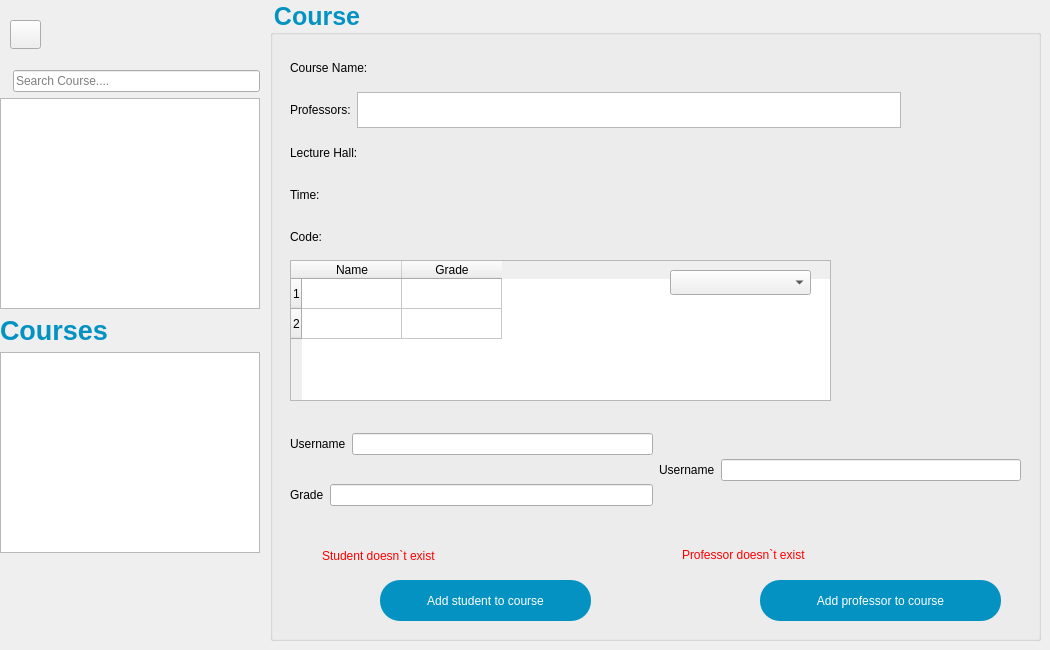
     <widget class="QWidget" name="page_6">
      <property name="styleSheet">
       <string notr="true">#Courses_4, #groupBox{
	color: #0492c2;
}

#AddStudent_3, #AddProfessor_3{
	color:white;
	background-color: #0492c2;
	border-radius: 20px;
}</string>
      </property>
      <widget class="QWidget" name="widget_5" native="true">
       <property name="geometry">
        <rect>
         <x>-10</x>
         <y>10</y>
         <width>281</width>
         <height>591</height>
        </rect>
       </property>
       <widget class="QPushButton" name="pushButton_3">
        <property name="geometry">
         <rect>
          <x>20</x>
          <y>10</y>
          <width>31</width>
          <height>29</height>
         </rect>
        </property>
        <property name="text">
         <string/>
        </property>
        <property name="icon">
         <iconset resource="Resource.qrc">
          <normaloff>:/images/feather (1)/arrow-left.svg</normaloff>:/images/feather (1)/arrow-left.svg</iconset>
        </property>
       </widget>
       <widget class="QWidget" name="layoutWidget_9">
        <property name="geometry">
         <rect>
          <x>10</x>
          <y>60</y>
          <width>260</width>
          <height>483</height>
         </rect>
        </property>
        <layout class="QVBoxLayout" name="verticalLayout_13">
         <item>
          <layout class="QVBoxLayout" name="verticalLayout_14">
           <item>
            <layout class="QHBoxLayout" name="horizontalLayout_23">
             <item>
              <widget class="QLabel" name="SearchIcon_3">
               <property name="text">
                <string/>
               </property>
               <property name="pixmap">
                <pixmap resource="Resource.qrc">:/images/feather (1)/search.svg</pixmap>
               </property>
              </widget>
             </item>
             <item>
              <widget class="QLineEdit" name="Search_3">
               <property name="statusTip">
                <string/>
               </property>
               <property name="text">
                <string/>
               </property>
               <property name="placeholderText">
                <string>Search Course....</string>
               </property>
              </widget>
             </item>
            </layout>
           </item>
           <item>
            <widget class="QListWidget" name="listWidget_3"/>
           </item>
          </layout>
         </item>
         <item>
          <layout class="QVBoxLayout" name="verticalLayout_15">
           <item>
            <widget class="QLabel" name="Courses_4">
             <property name="font">
              <font>
               <pointsize>20</pointsize>
               <bold>true</bold>
              </font>
             </property>
             <property name="text">
              <string>Courses</string>
             </property>
            </widget>
           </item>
           <item>
            <widget class="QListWidget" name="Courses_listWidget"/>
           </item>
          </layout>
         </item>
        </layout>
       </widget>
      </widget>
      <widget class="QGroupBox" name="groupBox">
       <property name="geometry">
        <rect>
         <x>270</x>
         <y>0</y>
         <width>771</width>
         <height>641</height>
        </rect>
       </property>
       <property name="font">
        <font>
         <pointsize>19</pointsize>
         <bold>true</bold>
        </font>
       </property>
       <property name="title">
        <string>Course</string>
       </property>
       <widget class="QTableWidget" name="tableWidget">
        <property name="geometry">
         <rect>
          <x>20</x>
          <y>260</y>
          <width>541</width>
          <height>141</height>
         </rect>
        </property>
        <property name="styleSheet">
         <string notr="true"/>
        </property>
        <property name="editTriggers">
         <set>QAbstractItemView::NoEditTriggers</set>
        </property>
        <row>
         <property name="text">
          <string>1</string>
         </property>
        </row>
        <row>
         <property name="text">
          <string>2</string>
         </property>
        </row>
        <column>
         <property name="text">
          <string>Name</string>
         </property>
        </column>
        <column>
         <property name="text">
          <string>Grade</string>
         </property>
        </column>
        <item row="0" column="0">
         <property name="text">
          <string/>
         </property>
        </item>
        <item row="0" column="1">
         <property name="text">
          <string/>
         </property>
        </item>
       </widget>
       <widget class="QPushButton" name="AddStudent_3">
        <property name="enabled">
         <bool>true</bool>
        </property>
        <property name="geometry">
         <rect>
          <x>110</x>
          <y>580</y>
          <width>211</width>
          <height>41</height>
         </rect>
        </property>
        <property name="sizePolicy">
         <sizepolicy hsizetype="Fixed" vsizetype="Fixed">
          <horstretch>0</horstretch>
          <verstretch>0</verstretch>
         </sizepolicy>
        </property>
        <property name="text">
         <string>Add student to course</string>
        </property>
       </widget>
       <widget class="QPushButton" name="AddProfessor_3">
        <property name="geometry">
         <rect>
          <x>490</x>
          <y>580</y>
          <width>241</width>
          <height>41</height>
         </rect>
        </property>
        <property name="sizePolicy">
         <sizepolicy hsizetype="Fixed" vsizetype="Fixed">
          <horstretch>0</horstretch>
          <verstretch>0</verstretch>
         </sizepolicy>
        </property>
        <property name="text">
         <string>Add professor to course</string>
        </property>
       </widget>
       <widget class="QWidget" name="layoutWidget_10">
        <property name="geometry">
         <rect>
          <x>20</x>
          <y>50</y>
          <width>611</width>
          <height>205</height>
         </rect>
        </property>
        <layout class="QVBoxLayout" name="verticalLayout_16">
         <item>
          <layout class="QHBoxLayout" name="horizontalLayout_24">
           <item>
            <widget class="QLabel" name="CourseName_3">
             <property name="text">
              <string>Course Name:</string>
             </property>
            </widget>
           </item>
           <item>
            <widget class="QLabel" name="CourseNameResult_3">
             <property name="text">
              <string/>
             </property>
            </widget>
           </item>
          </layout>
         </item>
         <item>
          <layout class="QHBoxLayout" name="horizontalLayout_25">
           <item>
            <widget class="QLabel" name="Professors_2">
             <property name="text">
              <string>Professors:</string>
             </property>
            </widget>
           </item>
           <item>
            <widget class="QListWidget" name="listWidget_4">
             <property name="sizePolicy">
              <sizepolicy hsizetype="Expanding" vsizetype="Ignored">
               <horstretch>0</horstretch>
               <verstretch>0</verstretch>
              </sizepolicy>
             </property>
             <property name="flow">
              <enum>QListView::LeftToRight</enum>
             </property>
            </widget>
           </item>
          </layout>
         </item>
         <item>
          <layout class="QHBoxLayout" name="horizontalLayout_26">
           <item>
            <widget class="QLabel" name="LectureHall">
             <property name="text">
              <string>Lecture Hall:</string>
             </property>
            </widget>
           </item>
           <item>
            <widget class="QLabel" name="LectureHallResult">
             <property name="text">
              <string/>
             </property>
            </widget>
           </item>
          </layout>
         </item>
         <item>
          <layout class="QHBoxLayout" name="horizontalLayout_27">
           <item>
            <widget class="QLabel" name="Time">
             <property name="text">
              <string>Time:</string>
             </property>
            </widget>
           </item>
           <item>
            <widget class="QLabel" name="TimeResult">
             <property name="text">
              <string/>
             </property>
            </widget>
           </item>
          </layout>
         </item>
         <item>
          <layout class="QHBoxLayout" name="horizontalLayout_28">
           <item>
            <widget class="QLabel" name="Code">
             <property name="text">
              <string>Code:</string>
             </property>
            </widget>
           </item>
           <item>
            <widget class="QLabel" name="CodeResult">
             <property name="text">
              <string/>
             </property>
            </widget>
           </item>
          </layout>
         </item>
        </layout>
       </widget>
       <widget class="QWidget" name="layoutWidget_11">
        <property name="geometry">
         <rect>
          <x>20</x>
          <y>410</y>
          <width>731</width>
          <height>121</height>
         </rect>
        </property>
        <layout class="QHBoxLayout" name="horizontalLayout_29">
         <item>
          <layout class="QVBoxLayout" name="verticalLayout_17">
           <item>
            <layout class="QHBoxLayout" name="horizontalLayout_30">
             <item>
              <widget class="QLabel" name="StudentName">
               <property name="text">
                <string>Username</string>
               </property>
              </widget>
             </item>
             <item>
              <widget class="QLineEdit" name="StudentNameEdit">
               <property name="readOnly">
                <bool>false</bool>
               </property>
               <property name="placeholderText">
                <string/>
               </property>
              </widget>
             </item>
            </layout>
           </item>
           <item>
            <layout class="QHBoxLayout" name="horizontalLayout_31">
             <item>
              <widget class="QLabel" name="StudentGrade">
               <property name="text">
                <string>Grade</string>
               </property>
              </widget>
             </item>
             <item>
              <widget class="QLineEdit" name="StudentGradeEdit"/>
             </item>
            </layout>
           </item>
          </layout>
         </item>
         <item>
          <layout class="QVBoxLayout" name="_2">
           <item>
            <layout class="QVBoxLayout" name="verticalLayout_18">
             <item>
              <layout class="QHBoxLayout" name="horizontalLayout_32">
               <item>
                <widget class="QLabel" name="ProfessorName">
                 <property name="text">
                  <string>Username</string>
                 </property>
                </widget>
               </item>
               <item>
                <widget class="QLineEdit" name="ProfessorNameEdit">
                 <property name="placeholderText">
                  <string/>
                 </property>
                </widget>
               </item>
              </layout>
             </item>
            </layout>
           </item>
          </layout>
         </item>
        </layout>
       </widget>
       <widget class="QLabel" name="error_s">
        <property name="geometry">
         <rect>
          <x>52</x>
          <y>540</y>
          <width>291</width>
          <height>31</height>
         </rect>
        </property>
        <property name="styleSheet">
         <string notr="true">color: rgb(255, 0, 0);</string>
        </property>
        <property name="text">
         <string>Student doesn`t exist</string>
        </property>
       </widget>
       <widget class="QLabel" name="error_p">
        <property name="geometry">
         <rect>
          <x>412</x>
          <y>539</y>
          <width>201</width>
          <height>31</height>
         </rect>
        </property>
        <property name="styleSheet">
         <string notr="true">color: rgb(255, 0, 0);</string>
        </property>
        <property name="text">
         <string>Professor doesn`t exist</string>
        </property>
       </widget>
       <widget class="QComboBox" name="comboBoxT">
        <property name="geometry">
         <rect>
          <x>400</x>
          <y>270</y>
          <width>141</width>
          <height>25</height>
         </rect>
        </property>
        <property name="placeholderText">
         <string>filter by grade</string>
        </property>
       </widget>
      </widget>
     </widget>
